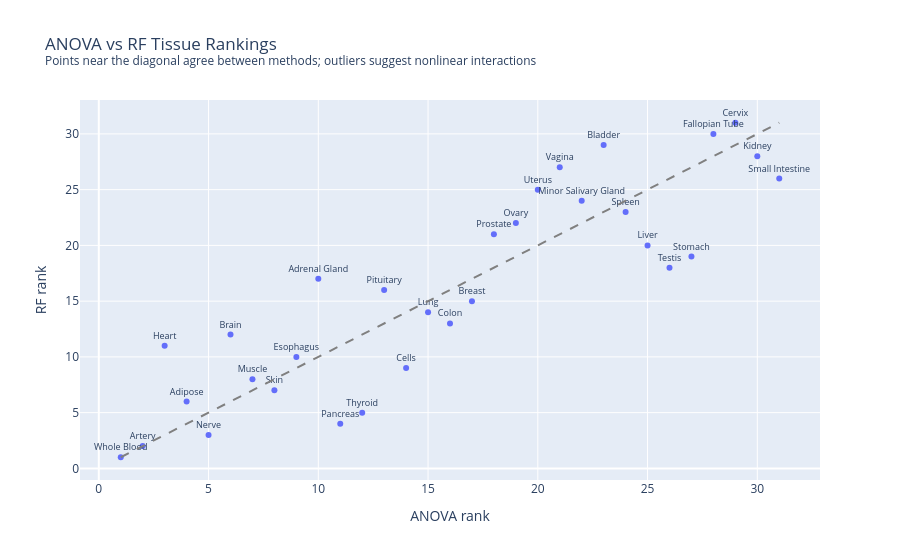

The code cell stored with this chart in its notebook:
### Code cell
# Cell G — Compare ANOVA vs RF rankings side-by-side
# Rank each method (1 = most important tissue)
anova_rank = anova_df['F_stat'].rank(ascending=False).rename('ANOVA rank')
rf_rank = importance_df.set_index('tissue')['importance'].rank(ascending=False).rename('RF rank')

rank_df = pd.concat([anova_rank, rf_rank], axis=1).sort_values('ANOVA rank')

fig = px.scatter(
    rank_df.reset_index(),
    x='ANOVA rank', y='RF rank',
    text='index',
    title='ANOVA vs RF Tissue Rankings'
          '<br><sup>Points near the diagonal agree between methods; outliers suggest nonlinear interactions</sup>',
    labels={'index': 'Tissue'},
)
fig.update_traces(textposition='top center', textfont_size=9)
fig.add_shape(type='line', x0=1, y0=1, x1=len(tissue_cols), y1=len(tissue_cols),
              line=dict(dash='dash', color='gray'))
fig.show()

print("\nFull ranking comparison:")
print(rank_df.to_string())

### Figure 1 — Plotly figure (JSON) as saved in the notebook; plotly's stock layout.template omitted (floating-point values rounded to 4 significant figures)
{"data": [{"hovertemplate": "ANOVA rank=%{x}<br>RF rank=%{y}<br>Tissue=%{text}<extra></extra>", "legendgroup": "", "marker": {"color": "#636efa", "symbol": "circle"}, "mode": "markers+text", "name": "", "orientation": "v", "showlegend": false, "text": ["Whole Blood", "Artery", "Heart", "Adipose", "Nerve", "Brain", "Muscle", "Skin", "Esophagus", "Adrenal Gland", "Pancreas", "Thyroid", "Pituitary", "Cells", "Lung", "Colon", "Breast", "Prostate", "Ovary", "Uterus", "Vagina", "Minor Salivary Gland", "Bladder", "Spleen", "Liver", "Testis", "Stomach", "Fallopian Tube", "Cervix", "Kidney", "Small Intestine"], "textfont": {"size": 9}, "textposition": "top center", "type": "scatter", "x": [1.0, 2.0, 3.0, 4.0, 5.0, 6.0, 7.0, 8.0, 9.0, 10.0, 11.0, 12.0, 13.0, 14.0, 15.0, 16.0, 17.0, 18.0, 19.0, 20.0, 21.0, 22.0, 23.0, 24.0, 25.0, 26.0, 27.0, 28.0, 29.0, 30.0, 31.0], "xaxis": "x", "y": [1.0, 2.0, 11.0, 6.0, 3.0, 12.0, 8.0, 7.0, 10.0, 17.0, 4.0, 5.0, 16.0, 9.0, 14.0, 13.0, 15.0, 21.0, 22.0, 25.0, 27.0, 24.0, 29.0, 23.0, 20.0, 18.0, 19.0, 30.0, 31.0, 28.0, 26.0], "yaxis": "y"}], "layout": {"legend": {"tracegroupgap": 0}, "shapes": [{"line": {"color": "gray", "dash": "dash"}, "type": "line", "x0": 1, "x1": 31, "y0": 1, "y1": 31}], "title": {"text": "ANOVA vs RF Tissue Rankings<br><sup>Points near the diagonal agree between methods; outliers suggest nonlinear interactions</sup>"}, "xaxis": {"anchor": "y", "domain": [0, 1], "title": {"text": "ANOVA rank"}}, "yaxis": {"anchor": "x", "domain": [0, 1], "title": {"text": "RF rank"}}}}
